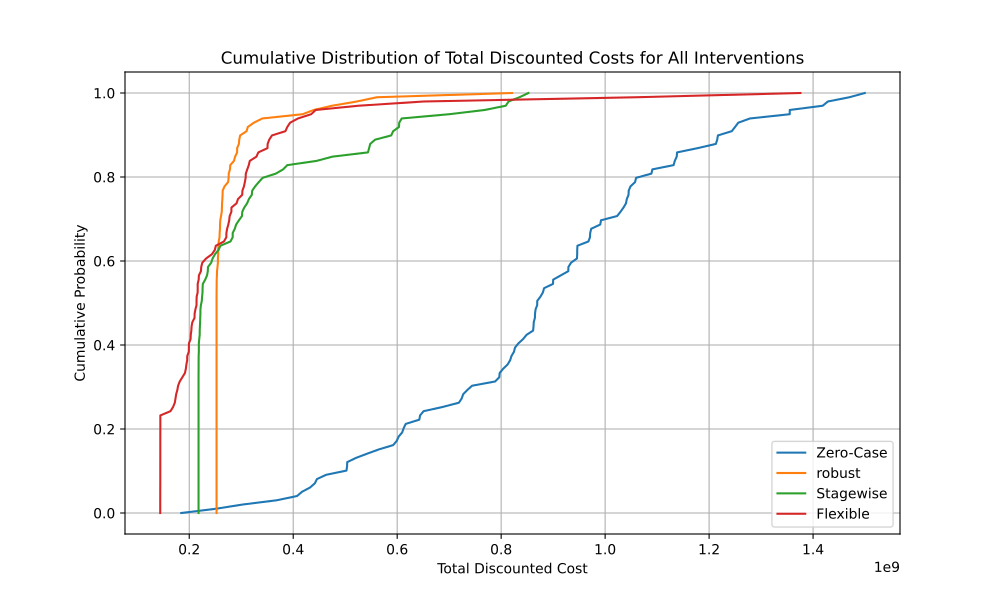

Write the Python code that produced this figure.
import os
import numpy as np
import pandas as pd
import matplotlib.pyplot as plt
from matplotlib.backends.backend_pdf import PdfPages
from MONTECARLO import monte_carlo_total_cost  # Import the monte_carlo function from the other file
from uncertainties.pop import pop_df
from uncertainties.rainfall import rainfall_cdf_df
from All_Parameters import water_min, water_min_constraint, Env_Cost, Wpriv, Wrest, Cpriv, Crest, cost_catchment_area_increase, cost_waterpump_capacity_increase, operational_cost_waterpump_increase

### Do chasch ahfange

# Set up parameters
years = np.arange(1, 51)
discount_rate = 0.03

# Initial conditions
waterpumpcapacity_zero = 13870  # Initial water pump capacity in ML/year
leakage_zero = 730  # Initial water leakage in ML/year
catchment_area_zero = 6300000  # Initial catchment area in m^2

# Intervention parameters
catchment_area_new_robust = 13000000  # New catchment area after robust intervention in m^2
cost_fixing_leakage = 1000000  # Cost of fixing water leakage in $

# Water pump capacity after interventions
waterpump_increase_robust = 17500  # After robust intervention in ML/year
waterpump_increase_stagewise1 = 15000  # After stagewise intervention (stage 1) in ML/year
waterpump_increase_stagewise2 = 17500  # After stagewise intervention (stage 2) in ML/year

# Catchment area after stagewise interventions
catchment_increase_stagewise1 = 9700000  # After stagewise intervention (stage 1) in m^2
catchment_increase_stagewise2 = 11500000  # After stagewise intervention (stage 2) in m^2
catchment_increase_flexible = 9250000  # After flexible intervention in m^2

# Define intervention-specific DataFrames for water pump capacity
Waterpump_capacity_nothing = pd.DataFrame(waterpumpcapacity_zero, index=[1], columns=np.arange(1, 51))

Waterpump_capacity_robust = pd.DataFrame(waterpumpcapacity_zero, index=[1], columns=np.arange(1, 51))
Waterpump_capacity_robust.loc[:, 1:] = waterpump_increase_robust

Waterpump_capacity_stagewise = pd.DataFrame(waterpumpcapacity_zero, index=[1], columns=np.arange(1, 51))
Waterpump_capacity_stagewise.loc[:, 25:] = waterpump_increase_stagewise1 #
Waterpump_capacity_stagewise.loc[:, 33:] = waterpump_increase_stagewise2

Waterpump_capacity_flexible = pd.DataFrame(waterpumpcapacity_zero, index=[1], columns=np.arange(1, 51))

# Define DataFrames for catchment area
catchment_area_nothing = pd.DataFrame(catchment_area_zero, index=[1], columns=np.arange(1, 51))

catchment_area_robust = pd.DataFrame(catchment_area_zero, index=[1], columns=np.arange(1, 51))
catchment_area_robust.loc[:, 1:] = catchment_area_new_robust

catchment_area_stagewise = pd.DataFrame(catchment_area_zero, index=[1], columns=np.arange(1, 51))
catchment_area_stagewise.loc[:, 1:] = catchment_increase_stagewise1
catchment_area_stagewise.loc[:, 20:] = catchment_increase_stagewise2

catchment_area_flexible = pd.DataFrame(catchment_area_zero, index=[1], columns=np.arange(1, 51))
catchment_area_flexible.loc[:, 1:] = catchment_increase_flexible

# Define DataFrames for water leakage
i = 50  # Number of years
Waterleakage_nothing = pd.DataFrame([[leakage_zero + (10 * x) for x in range(i)]], index=[1], columns=np.arange(1, i + 1))

Waterleakage_robust = Waterleakage_nothing.copy()
for year in range(1, i + 1):
    Waterleakage_robust.loc[1, year] = 10 * (year - 1)  # Set to 0 at fix_year and increase by 10 each year

Waterleakage_stagewise = Waterleakage_robust.copy()

Waterleakage_flexible = Waterleakage_robust.copy()


# Define DataFrames for intervention costs
Cost_nothing = pd.DataFrame(0, index=[1], columns=np.arange(1, 51))
Cost_nothing += operational_cost_waterpump_increase * Waterpump_capacity_nothing

Cost_robust = pd.DataFrame(0, index=[1], columns=np.arange(1, 51))
Cost_robust[10] = (cost_fixing_leakage + 
                       cost_waterpump_capacity_increase * (waterpump_increase_robust - waterpumpcapacity_zero) + 
                       cost_catchment_area_increase * (catchment_area_new_robust - catchment_area_zero))
Cost_robust += operational_cost_waterpump_increase * Waterpump_capacity_robust

Cost_stagewise = pd.DataFrame(0, index=[1], columns=np.arange(1, 51))
Cost_stagewise[1] = cost_fixing_leakage + cost_catchment_area_increase * (catchment_increase_stagewise1 - catchment_area_zero)
Cost_stagewise[20] = cost_catchment_area_increase * (catchment_increase_stagewise2 - catchment_increase_stagewise1)
Cost_stagewise[25] = cost_waterpump_capacity_increase * (waterpump_increase_stagewise1 - waterpumpcapacity_zero)
Cost_stagewise[33] = cost_waterpump_capacity_increase * (waterpump_increase_stagewise2 - waterpump_increase_stagewise1)
Cost_stagewise += operational_cost_waterpump_increase * Waterpump_capacity_stagewise

Cost_flexible = pd.DataFrame(0, index=[1], columns=np.arange(1, 51))
Cost_flexible[1] = cost_fixing_leakage + cost_catchment_area_increase * (catchment_increase_flexible - catchment_area_zero)

# Function to calculate discounted total costs
def calculate_cumulative_distribution(costs_df, discount_rate):
    discounted_costs = costs_df.apply(lambda x: sum(x[f'Year_{y}'] / (1 + discount_rate) ** y for y in range(1, len(x) + 1)), axis=1)
    sorted_costs = np.sort(discounted_costs)
    cumulative_probs = np.linspace(0, 1, len(sorted_costs))
    return sorted_costs, cumulative_probs


### Do chasch ufhöre


# Run Monte Carlo simulations for each intervention
total_costs1, nothing_costs1, env_costs1, unmet_demand_costs1, avg_rainfall1, avg_population1, avg_total_demand1, avg_water_currently1, avg_leakage_nothing, average_total_costs1 = monte_carlo_total_cost(
    100, 50, pop_df, rainfall_cdf_df, Waterpump_capacity_nothing, Waterleakage_nothing, Cost_nothing, catchment_area_nothing, cost_catchment_area_increase, cost_waterpump_capacity_increase, operational_cost_waterpump_increase, Wpriv, Wrest, Cpriv, Crest, water_min, water_min_constraint, Env_Cost, flexible=False
) # Run Monte Carlo simulation for the zero-case scenario
total_costs2, intervention_costs2, env_costs2, unmet_demand_costs2, _, _, _, avg_water_currently2, avg_leakage_robust , average_total_costs2 = monte_carlo_total_cost(
    100, 50, pop_df, rainfall_cdf_df, Waterpump_capacity_robust, Waterleakage_robust, Cost_robust, catchment_area_robust, cost_catchment_area_increase, cost_waterpump_capacity_increase, operational_cost_waterpump_increase, Wpriv, Wrest, Cpriv, Crest, water_min, water_min_constraint, Env_Cost, flexible=False
) # Run Monte Carlo simulation for the robust intervention
total_costs3, intervention_costs3, env_costs3, unmet_demand_costs3, _, _, _, avg_water_currently3, avg_leakage_stagewise, average_total_costs3 = monte_carlo_total_cost(
    100, 50, pop_df, rainfall_cdf_df, Waterpump_capacity_stagewise, Waterleakage_stagewise, Cost_stagewise, catchment_area_stagewise, cost_catchment_area_increase, cost_waterpump_capacity_increase, operational_cost_waterpump_increase, Wpriv, Wrest, Cpriv, Crest, water_min, water_min_constraint, Env_Cost, flexible=False
) # Run Monte Carlo simulation for the stagewise intervention
total_costs4, intervention_costs4, env_costs4, unmet_demand_costs4, _, _, _, avg_water_currently4, avg_leakage_flexible, average_total_costs4 = monte_carlo_total_cost(
    100, 50, pop_df, rainfall_cdf_df, Waterpump_capacity_flexible, Waterleakage_flexible, Cost_flexible, catchment_area_flexible, cost_catchment_area_increase, cost_waterpump_capacity_increase, operational_cost_waterpump_increase, Wpriv, Wrest, Cpriv, Crest, water_min, water_min_constraint, Env_Cost, flexible=True
)

# Generate plots and save to PDF

# Hole den Namen der aktuellen Datei (ohne den Pfad) und ändere die Endung auf '.pdf'
pdf_filename = os.path.splitext(os.path.basename(__file__))[0] + '.pdf'

# Generiere das PDF mit dem erstellten Dateinamen
with PdfPages(pdf_filename) as pdf:
    plt.figure(figsize=(10, 6))
    for i, (cost_df, label) in enumerate(zip([total_costs1, total_costs2, total_costs3, total_costs4], 
                                            ['Zero-Case', 'robust', 'Stagewise', 'Flexible'])):
        sorted_costs, cumulative_probs = calculate_cumulative_distribution(cost_df, discount_rate)
        plt.plot(sorted_costs, cumulative_probs, label=label)
    plt.xlabel('Total Discounted Cost')
    plt.ylabel('Cumulative Probability')
    plt.title('Cumulative Distribution of Total Discounted Costs for All Interventions')
    plt.legend()
    plt.grid(True)
    pdf.savefig()  # Save the current plot to the PDF
    plt.close()    # Close the figure

    # Intervention Cost cumulative plot
    plt.figure(figsize=(10, 6))
    for i, (cost_df, label) in enumerate(zip([nothing_costs1, intervention_costs2, intervention_costs3, intervention_costs4], 
                                            ['Zero-Case', 'robust', 'Stagewise', 'Flexible'])):
        sorted_costs, cumulative_probs = calculate_cumulative_distribution(cost_df, discount_rate)
        plt.plot(sorted_costs, cumulative_probs, label=label)
    plt.xlabel('Intervention Discounted Cost')
    plt.ylabel('Cumulative Probability')
    plt.title('Cumulative Distribution of Intervention Costs for All Interventions')
    plt.legend()
    plt.grid(True)
    pdf.savefig()  # Save the current plot to the PDF
    plt.close()    # Close the figure

    # Environmental Cost cumulative plot
    plt.figure(figsize=(10, 6))
    for i, (cost_df, label) in enumerate(zip([env_costs1, env_costs2, env_costs3, env_costs4], 
                                            ['Zero-Case', 'robust', 'Stagewise', 'Flexible'])):
        sorted_costs, cumulative_probs = calculate_cumulative_distribution(cost_df, discount_rate)
        plt.plot(sorted_costs, cumulative_probs, label=label)
    plt.xlabel('Environmental Discounted Cost')
    plt.ylabel('Cumulative Probability')
    plt.title('Cumulative Distribution of Environmental Costs for All Interventions')
    plt.legend()
    plt.grid(True)
    pdf.savefig()  # Save the current plot to the PDF
    plt.close()    # Close the figure

    # Unmet Demand Cost cumulative plot
    plt.figure(figsize=(10, 6))
    for i, (cost_df, label) in enumerate(zip([unmet_demand_costs1, unmet_demand_costs2, unmet_demand_costs3, unmet_demand_costs4], 
                                            ['Zero-Case', 'robust', 'Stagewise', 'Flexible'])):
        sorted_costs, cumulative_probs = calculate_cumulative_distribution(cost_df, discount_rate)
        plt.plot(sorted_costs, cumulative_probs, label=label)
    plt.xlabel('Unmet Demand Discounted Cost')
    plt.ylabel('Cumulative Probability')
    plt.title('Cumulative Distribution of Unmet Demand Costs for All Interventions')
    plt.legend()
    plt.grid(True)
    pdf.savefig()  # Save the current plot to the PDF
    plt.close()    # Close the figure

    # Plot average parameters over the years
    plt.figure(figsize=(10, 6))
    plt.plot(years, avg_rainfall1, label='Average Rainfall', color='skyblue')
    plt.xlabel('Year')
    plt.ylabel('Rainfall Amount')
    plt.title('Average Rainfall over Years for Intervention 1')
    plt.grid(True)
    pdf.savefig()  # Save the current plot to the PDF
    plt.close()    # Close the figure

    plt.figure(figsize=(10, 6))
    plt.plot(years, avg_population1, label='Average Population', color='orange')
    plt.xlabel('Year')
    plt.ylabel('Population')
    plt.title('Average Population over Years for Intervention 1')
    plt.grid(True)
    pdf.savefig()  # Save the current plot to the PDF
    plt.close()    # Close the figure

    plt.figure(figsize=(10, 6))
    plt.plot(years, avg_total_demand1, label='Average Total Demand', color='green')
    plt.xlabel('Year')
    plt.ylabel('Total Demand')
    plt.title('Average Total Demand over Years for Intervention 1')
    plt.grid(True)
    pdf.savefig()  # Save the current plot to the PDF
    plt.close()    # Close the figure

    # Average Water Currently in Reservoir over Years for all Interventions
    plt.figure(figsize=(10, 6))
    plt.plot(years, avg_water_currently1, label='Nothing', color='skyblue')
    plt.plot(years, avg_water_currently2, label='robust', color='orange')
    plt.plot(years, avg_water_currently3, label='Stagewise', color='green')
    plt.plot(years, avg_water_currently4, label='Flexible', color='purple')
    plt.xlabel('Year')
    plt.ylabel('Water Currently in Reservoir')
    plt.title('Average Water Currently in Reservoir over Years for All Interventions')
    plt.legend()
    plt.grid(True)
    pdf.savefig()  # Save the current plot to the PDF
    plt.close()    # Close the figure

    # Average Water Leakage over Years for all Interventions
    plt.figure(figsize=(10, 6))
    plt.plot(years, avg_leakage_nothing, label='Nothing', color='skyblue')
    plt.plot(years, avg_leakage_robust, label='robust', color='orange')
    plt.plot(years, avg_leakage_stagewise, label='Stagewise', color='green')
    plt.plot(years, avg_leakage_flexible, label='Flexible', color='purple')
    plt.xlabel('Year')
    plt.ylabel('Water Leakage')
    plt.title('Average Water Leakage over Years for All Interventions')
    plt.legend()
    plt.grid(True)
    pdf.savefig()  # Save the current plot to the PDF
    plt.close()    # Close the figure

    # Cumulative Distribution of Total Discounted Costs for Selected Interventions
    plt.figure(figsize=(10, 6))
    for i, (cost_df, label) in enumerate(zip([total_costs2, total_costs3, total_costs4], 
                                            ['robust', 'Stagewise', 'Flexible'])):
        sorted_costs, cumulative_probs = calculate_cumulative_distribution(cost_df, discount_rate)
        plt.plot(sorted_costs, cumulative_probs, label=label)
    plt.xlabel('Total Discounted Cost')
    plt.ylabel('Cumulative Probability')
    plt.title('Cumulative Distribution of Total Discounted Costs for Selected Interventions')
    plt.legend()
    plt.grid(True)
    pdf.savefig()  # Save the current plot to the PDF
    plt.close()    # Close the figure
